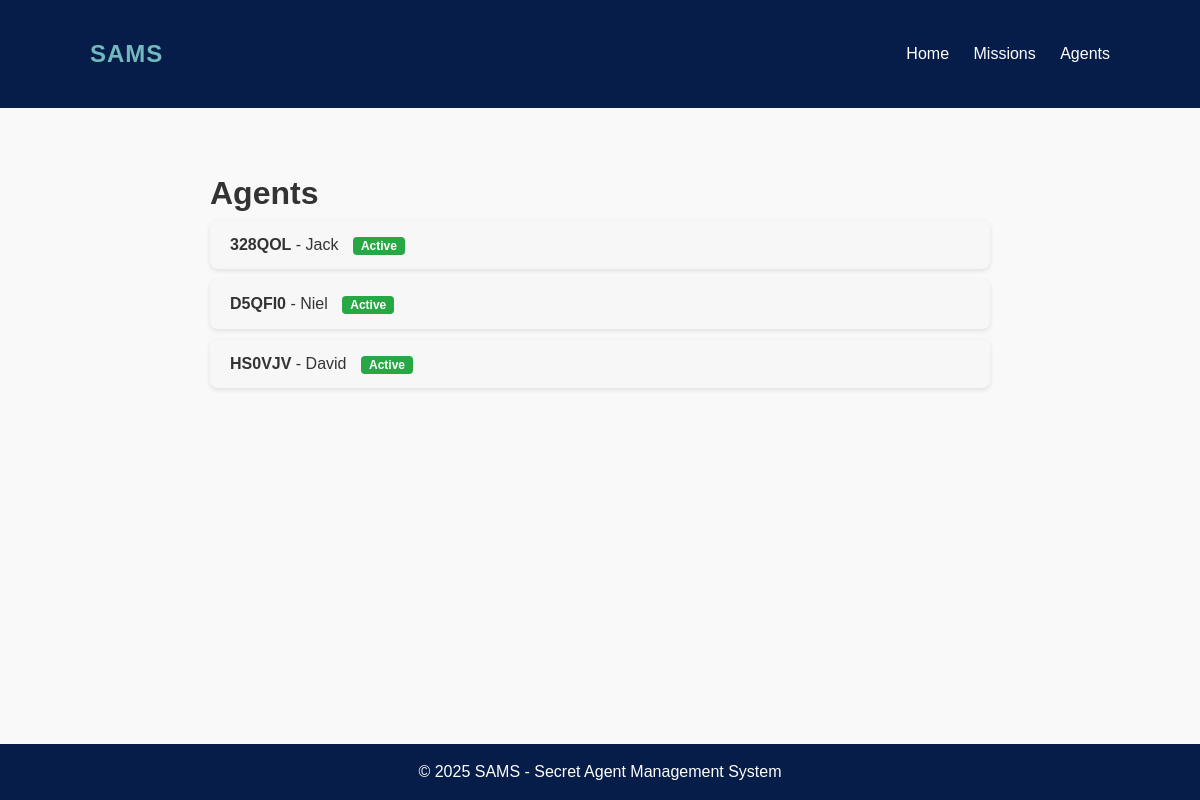
The app's page /agents/ (signed in) with its own data.
### agents/models.py (models this page shows, shortened)
class Agent(models.Model):
    user = models.OneToOneField(User, on_delete=models.CASCADE)
    agent_code = models.CharField(max_length=10, unique=True, default=generate_agent_code)
    RANK_CHOICES = [
        ('Field Agent', 'Field Agent'),
        ('Analyst', 'Analyst'),
        ('Director', 'Director'),
    ]
    rank = models.CharField(max_length=20, choices=RANK_CHOICES)
    STATUS_CHOICES = [
        ('Active', 'Active'),
        ('Inactive', 'Inactive'),
        ('Retired', 'Retired'),
    ]
    status = models.CharField(max_length=10, choices=STATUS_CHOICES, default='Active')
    assigned_missions = models.ManyToManyField('Mission', blank=True)
    class Meta:
        permissions = [
            ("can_assign_mission", "Can assign missions to agents"),
            ("can_change_status", "Can change agent status"),
            ("can_create_mission", "Can create new missions"),
        ]

### agents/views.py (the view)
# urls.py: path('agents/', views.agent_list, name='agent_list'),
@login_required
def agent_list(request):
    agents = Agent.objects.all()
    return render(request, 'agents/agent_list.html', {'agents': agents})

### templates/agents/agent_list.html (shortened to what this page needs)
{% extends 'base.html' %}
{% block content %}
<div class="agents-container">
    <h1>Agents</h1>
    {% if agents %}
    <ul class="agents-list">
        {% for agent in agents %}
        <li class="agent-card">
            <div class="agent-info">
                <strong>{{ agent.agent_code }}</strong> - {{ agent.user.username }}
                <span class="status {{ agent.status|lower }}">{{ agent.status }}</span>
            </div>
        </li>
        {% endfor %}
    </ul>
    {% else %}
    <p>No agents found.</p>
    {% endif %}
</div>
{% endblock %}

### static/css/style.css (style rules this page uses)
* { box-sizing: border-box; margin: 0; padding: 0; font-family: 'Arial', sans-serif; }
html, body { height: 100%; }
body { display: flex; flex-direction: column; min-height: 100vh; background-color: #f9f9f9; color: #333; line-height: 1.6; }
.agents-container { max-width: 800px; margin: 20px auto; padding: 10px; }
.agents-list { list-style: none; padding: 0; }
.agent-card { display: flex; justify-content: space-between; align-items: center; background-color: #f7f7f7; padding: 12px 20px; margin-bottom: 10px; border-radius: 8px; box-shadow: 0 2px 5px rgba(0,0,0,0.1); }
.agent-info strong { font-size: 16px; }
.status { margin-left: 10px; font-weight: bold; padding: 2px 8px; border-radius: 4px; color: #fff; font-size: 12px; }
.status.active { background-color: #28a745; }

### records on screen
Agent: agent_code "328QOL", user.username "Jack", status "Active"
Agent: agent_code "D5QFI0", user.username "Niel", status "Active"
Agent: agent_code "HS0VJV", user.username "David", status "Active"
